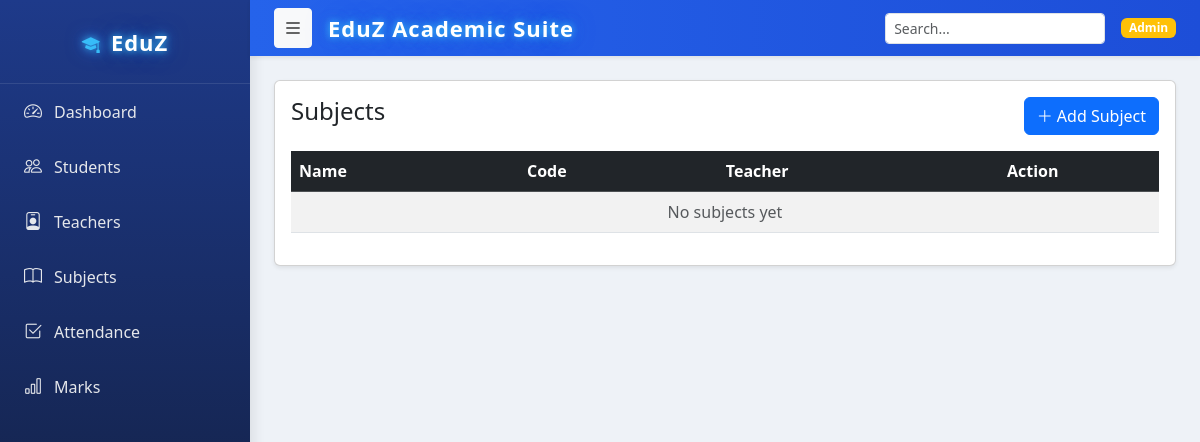
Before: /subjects/ with the older database file.
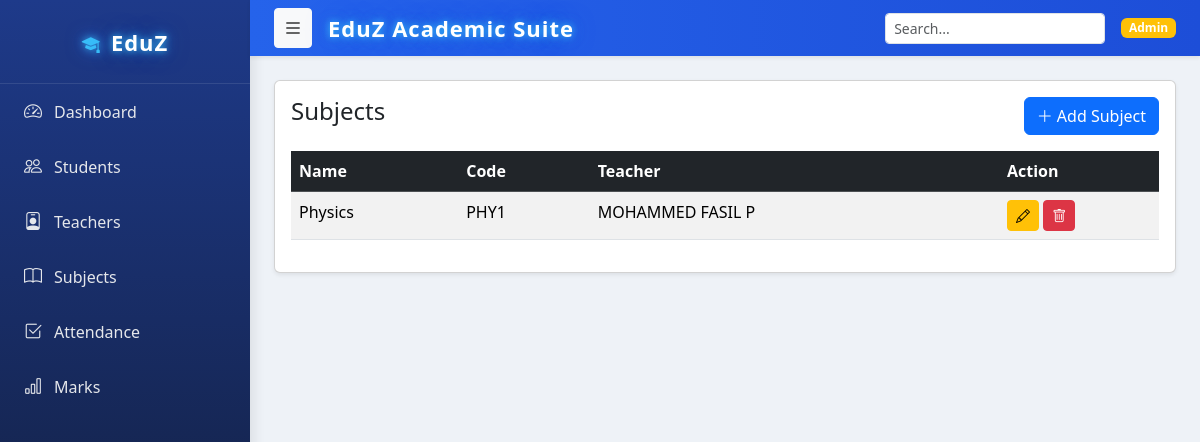
After: the same page with the newer database file.
### subjects/models.py (models this page shows, shortened)
class Subject(models.Model):
    name = models.CharField(max_length=100)
    code = models.CharField(max_length=20, unique=True)
    teacher = models.ForeignKey(
        Teacher,
        on_delete=models.SET_NULL,
        null=True,
        blank=True
    )

### teachers/models.py (models this page shows)
class Teacher(models.Model):
    name = models.CharField(max_length=100)
    email = models.EmailField()
    department = models.CharField(max_length=100)
    phone = models.CharField(max_length=20)
    def __str__(self):
        return self.name

### subjects/views.py (the view)
# urls.py: path("", views.subject_list, name="subject_list"),
def subject_list(request):
    subjects = Subject.objects.select_related("teacher")
    return render(request, "subjects/list.html", {
        "subjects": subjects
    })

### core/context_processors.py (called while the page is built)
def role_flags(request):
    if not request.user.is_authenticated:
        return {}
    return {
        "is_admin": request.user.groups.filter(name="Admin").exists(),
        "is_teacher": request.user.groups.filter(name="Teacher").exists(),
        "is_student": request.user.groups.filter(name="Student").exists(),
    }

### core/templates/subjects/list.html
{% extends "base.html" %}
{% block content %}
<div class="card shadow-sm">
<div class="card-body">
<div class="d-flex justify-content-between mb-3">
<h4>Subjects</h4>
<a href="{% url 'subject_add' %}" class="btn btn-primary">
<i class="bi bi-plus-lg"></i> Add Subject
</a>
</div>
<table class="table table-striped table-hover">
<thead class="table-dark">
<tr>
<th>Name</th>
<th>Code</th>
<th>Teacher</th>
<th width="160">Action</th>
</tr>
</thead>
<tbody>
{% for s in subjects %}
<tr>
<td>{{ s.name }}</td>
<td>{{ s.code }}</td>
<td>{{ s.teacher|default:"Not Assigned" }}</td>
<td>
<a href="{% url 'subject_edit' s.id %}" class="btn btn-warning btn-sm">
<i class="bi bi-pencil"></i>
</a>
<a href="{% url 'subject_delete' s.id %}" class="btn btn-danger btn-sm">
<i class="bi bi-trash"></i>
</a>
</td>
</tr>
{% empty %}
<tr>
<td colspan="4" class="text-center text-muted">
No subjects yet
</td>
</tr>
{% endfor %}
</tbody>
</table>
</div>
</div>
{% endblock %}

Changed rows visible on the page:
added Subject: name "Physics", code "PHY1", teacher "MOHAMMED FASIL P"
Other visible differences:
text no longer shown: "No subjects yet"
